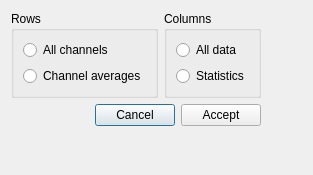
<?xml version="1.0" encoding="UTF-8"?>
<ui version="4.0">
 <class>outputOptions</class>
 <widget class="QDialog" name="outputOptions">
  <property name="geometry">
   <rect>
    <x>0</x>
    <y>0</y>
    <width>313</width>
    <height>175</height>
   </rect>
  </property>
  <property name="windowTitle">
   <string>Output options</string>
  </property>
  <layout class="QFormLayout" name="formLayout">
   <item row="0" column="0">
    <layout class="QVBoxLayout" name="verticalLayout">
     <item>
      <layout class="QGridLayout" name="gridLayout">
       <item row="0" column="0">
        <widget class="QGroupBox" name="groupBoxRows">
         <property name="title">
          <string>Rows</string>
         </property>
         <layout class="QGridLayout" name="gridLayout_2">
          <item row="0" column="0">
           <widget class="QRadioButton" name="radioButtonAllChannels">
            <property name="text">
             <string>All channels</string>
            </property>
           </widget>
          </item>
          <item row="1" column="0">
           <widget class="QRadioButton" name="radioButtonChannelAverages">
            <property name="text">
             <string>Channel averages</string>
            </property>
           </widget>
          </item>
         </layout>
        </widget>
       </item>
       <item row="0" column="1">
        <widget class="QGroupBox" name="groupBoxColumns">
         <property name="title">
          <string>Columns</string>
         </property>
         <layout class="QGridLayout" name="gridLayout_3">
          <item row="0" column="0">
           <widget class="QRadioButton" name="radioButtonAllData">
            <property name="text">
             <string>All data</string>
            </property>
           </widget>
          </item>
          <item row="1" column="0">
           <widget class="QRadioButton" name="radioButtonStatistics">
            <property name="text">
             <string>Statistics</string>
            </property>
           </widget>
          </item>
         </layout>
        </widget>
       </item>
      </layout>
     </item>
     <item>
      <layout class="QHBoxLayout" name="horizontalLayout">
       <item>
        <spacer name="horizontalSpacer">
         <property name="orientation">
          <enum>Qt::Horizontal</enum>
         </property>
         <property name="sizeHint" stdset="0">
          <size>
           <width>40</width>
           <height>20</height>
          </size>
         </property>
        </spacer>
       </item>
       <item>
        <widget class="QPushButton" name="pushButtonCancel">
         <property name="text">
          <string>Cancel</string>
         </property>
        </widget>
       </item>
       <item>
        <widget class="QPushButton" name="pushButtonAccept">
         <property name="text">
          <string>Accept</string>
         </property>
        </widget>
       </item>
      </layout>
     </item>
    </layout>
   </item>
  </layout>
 </widget>
 <resources/>
 <connections>
  <connection>
   <sender>pushButtonCancel</sender>
   <signal>clicked()</signal>
   <receiver>outputOptions</receiver>
   <slot>reject()</slot>
   <hints>
    <hint type="sourcelabel">
     <x>293</x>
     <y>155</y>
    </hint>
    <hint type="destinationlabel">
     <x>18</x>
     <y>131</y>
    </hint>
   </hints>
  </connection>
  <connection>
   <sender>pushButtonAccept</sender>
   <signal>clicked()</signal>
   <receiver>outputOptions</receiver>
   <slot>accept()</slot>
   <hints>
    <hint type="sourcelabel">
     <x>384</x>
     <y>155</y>
    </hint>
    <hint type="destinationlabel">
     <x>47</x>
     <y>149</y>
    </hint>
   </hints>
  </connection>
 </connections>
</ui>
